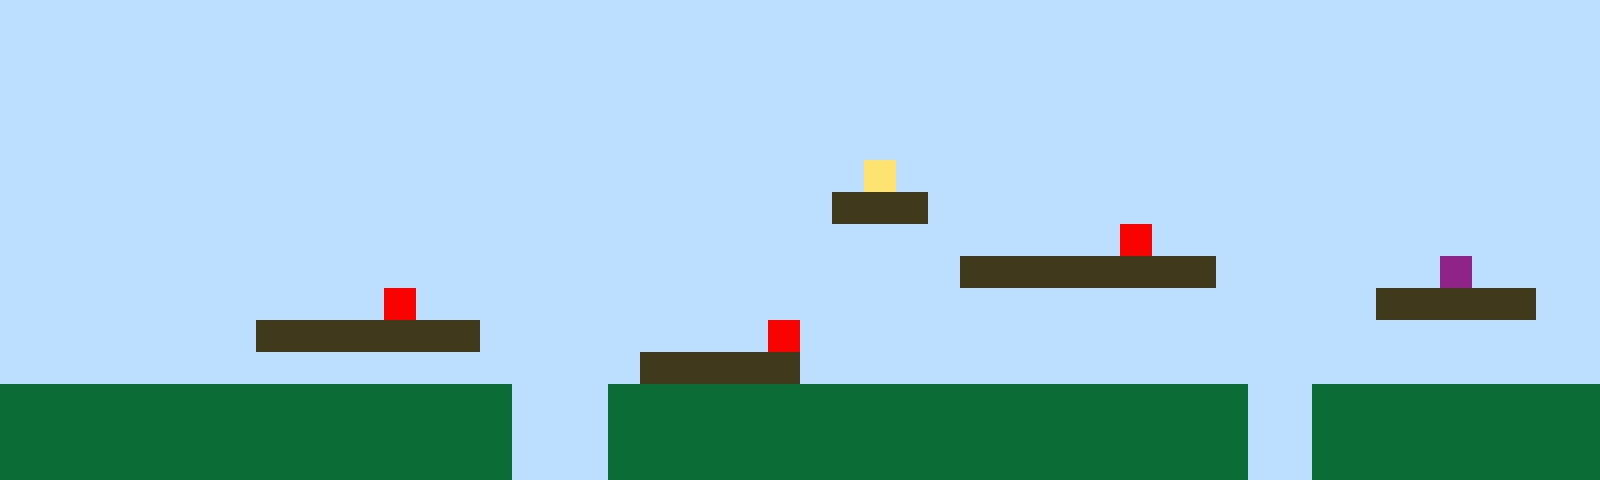

This is a level from a 2D game, rendered from its Tiled map with the project's own tilesets. A one-line summary and the complete map file follow:
An orthogonal 50x15 tile map with 32x32 px tiles, 1 tile layer (Tile Layer 1).

<map version="1.10" tiledversion="1.11.2" orientation="orthogonal" renderorder="right-up" width="50" height="15" tilewidth="32" tileheight="32" infinite="0" nextlayerid="2" nextobjectid="1"><editorsettings><export target="map1.csv" format="csv" /></editorsettings><tileset firstgid="1" name="sprites" tilewidth="32" tileheight="32" tilecount="6" columns="3"><image source="sprites.png" width="96" height="64" /></tileset><layer id="1" name="Tile Layer 1" width="50" height="15"><data encoding="csv">1,1,1,1,1,1,1,1,1,1,1,1,1,1,1,1,1,1,1,1,1,1,1,1,1,1,1,1,1,1,1,1,1,1,1,1,1,1,1,1,1,1,1,1,1,1,1,1,1,1,1,1,1,1,1,1,1,1,1,1,1,1,1,1,1,1,1,1,1,1,1,1,1,1,1,1,1,1,1,1,1,1,1,1,1,1,1,1,1,1,1,1,1,1,1,1,1,1,1,1,1,1,1,1,1,1,1,1,1,1,1,1,1,1,1,1,1,1,1,1,1,1,1,1,1,1,1,1,1,1,1,1,1,1,1,1,1,1,1,1,1,1,1,1,1,1,1,1,1,1,1,1,1,1,1,1,1,1,1,1,1,1,1,1,1,1,1,1,1,1,1,1,1,1,1,1,1,1,1,1,1,1,1,1,1,1,1,1,1,1,1,1,1,1,1,1,1,1,1,1,1,1,1,1,1,1,1,1,1,1,1,1,1,1,1,1,1,1,1,1,1,1,1,1,1,1,1,1,1,1,1,1,1,1,1,1,1,1,1,1,1,1,1,1,1,1,1,1,1,1,1,1,1,1,1,1,1,1,1,1,1,1,1,1,1,1,1,1,1,1,1,1,1,1,1,1,1,4,1,1,1,1,1,1,1,1,1,1,1,1,1,1,1,1,1,1,1,1,1,1,1,1,1,1,1,1,1,1,1,1,1,1,1,1,1,1,1,1,1,1,1,1,1,1,1,1,3,3,3,1,1,1,1,1,1,1,1,1,1,1,1,1,1,1,1,1,1,1,1,1,1,1,1,1,1,1,1,1,1,1,1,1,1,1,1,1,1,1,1,1,1,1,1,1,1,1,1,1,1,1,1,1,1,1,1,5,1,1,1,1,1,1,1,1,1,1,1,1,1,1,1,1,1,1,1,1,1,1,1,1,1,1,1,1,1,1,1,1,1,1,1,1,1,1,1,1,1,1,1,1,3,3,3,3,3,3,3,3,1,1,1,1,1,1,1,6,1,1,1,1,1,1,1,1,1,1,1,1,1,1,1,1,5,1,1,1,1,1,1,1,1,1,1,1,1,1,1,1,1,1,1,1,1,1,1,1,1,1,1,1,1,1,1,3,3,3,3,3,1,1,1,1,1,1,1,1,1,1,3,3,3,3,3,3,3,1,1,1,1,1,1,1,1,1,5,1,1,1,1,1,1,1,1,1,1,1,1,1,1,1,1,1,1,1,1,1,1,1,1,1,1,1,1,1,1,1,1,1,1,1,1,1,1,1,1,1,1,1,1,1,3,3,3,3,3,1,1,1,1,1,1,1,1,1,1,1,1,1,1,1,1,1,1,1,1,1,1,1,1,1,2,2,2,2,2,2,2,2,2,2,2,2,2,2,2,2,1,1,1,2,2,2,2,2,2,2,2,2,2,2,2,2,2,2,2,2,2,2,2,1,1,2,2,2,2,2,2,2,2,2,2,2,2,2,2,2,2,2,2,2,2,2,2,2,2,2,1,1,1,2,2,2,2,2,2,2,2,2,2,2,2,2,2,2,2,2,2,2,2,1,1,2,2,2,2,2,2,2,2,2,2,2,2,2,2,2,2,2,2,2,2,2,2,2,2,2,1,1,1,2,2,2,2,2,2,2,2,2,2,2,2,2,2,2,2,2,2,2,2,1,1,2,2,2,2,2,2,2,2,2</data></layer></map>
